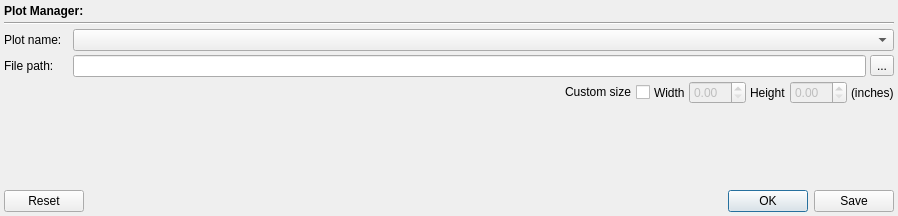
<?xml version="1.0" encoding="UTF-8"?>
<ui version="4.0">
 <class>PlotManagerWidget</class>
 <widget class="QWidget" name="PlotManagerWidget">
  <property name="geometry">
   <rect>
    <x>0</x>
    <y>0</y>
    <width>898</width>
    <height>216</height>
   </rect>
  </property>
  <property name="sizePolicy">
   <sizepolicy hsizetype="Preferred" vsizetype="Preferred">
    <horstretch>0</horstretch>
    <verstretch>0</verstretch>
   </sizepolicy>
  </property>
  <property name="minimumSize">
   <size>
    <width>350</width>
    <height>0</height>
   </size>
  </property>
  <property name="windowTitle">
   <string>Form</string>
  </property>
  <layout class="QVBoxLayout" name="verticalLayout">
   <property name="spacing">
    <number>4</number>
   </property>
   <property name="margin">
    <number>4</number>
   </property>
   <item>
    <widget class="QLabel" name="headingLabel">
     <property name="text">
      <string>&lt;html&gt;&lt;head/&gt;&lt;body&gt;&lt;p&gt;&lt;span style=&quot; font-weight:600;&quot;&gt;Plot Manager:&lt;/span&gt;&lt;/p&gt;&lt;/body&gt;&lt;/html&gt;</string>
     </property>
     <property name="textFormat">
      <enum>Qt::RichText</enum>
     </property>
    </widget>
   </item>
   <item>
    <widget class="Line" name="line">
     <property name="orientation">
      <enum>Qt::Horizontal</enum>
     </property>
    </widget>
   </item>
   <item>
    <layout class="QHBoxLayout" name="horizontalLayout">
     <item>
      <widget class="QLabel" name="label">
       <property name="sizePolicy">
        <sizepolicy hsizetype="Preferred" vsizetype="Fixed">
         <horstretch>0</horstretch>
         <verstretch>0</verstretch>
        </sizepolicy>
       </property>
       <property name="minimumSize">
        <size>
         <width>65</width>
         <height>0</height>
        </size>
       </property>
       <property name="text">
        <string>Plot name: </string>
       </property>
      </widget>
     </item>
     <item>
      <widget class="QComboBox" name="plotBox">
       <property name="sizePolicy">
        <sizepolicy hsizetype="Expanding" vsizetype="Fixed">
         <horstretch>0</horstretch>
         <verstretch>0</verstretch>
        </sizepolicy>
       </property>
       <property name="minimumSize">
        <size>
         <width>75</width>
         <height>0</height>
        </size>
       </property>
      </widget>
     </item>
    </layout>
   </item>
   <item>
    <layout class="QHBoxLayout" name="horizontalLayout_2">
     <item>
      <widget class="QLabel" name="label_2">
       <property name="sizePolicy">
        <sizepolicy hsizetype="Preferred" vsizetype="Preferred">
         <horstretch>0</horstretch>
         <verstretch>0</verstretch>
        </sizepolicy>
       </property>
       <property name="minimumSize">
        <size>
         <width>65</width>
         <height>0</height>
        </size>
       </property>
       <property name="text">
        <string>File path: </string>
       </property>
      </widget>
     </item>
     <item>
      <widget class="QLineEdit" name="pathEdit"/>
     </item>
     <item>
      <widget class="QToolButton" name="getPathButton">
       <property name="text">
        <string>...</string>
       </property>
      </widget>
     </item>
    </layout>
   </item>
   <item>
    <layout class="QHBoxLayout" name="horizontalLayout_3">
     <item>
      <widget class="QLabel" name="label_5">
       <property name="sizePolicy">
        <sizepolicy hsizetype="Expanding" vsizetype="Preferred">
         <horstretch>0</horstretch>
         <verstretch>0</verstretch>
        </sizepolicy>
       </property>
       <property name="minimumSize">
        <size>
         <width>0</width>
         <height>0</height>
        </size>
       </property>
       <property name="text">
        <string/>
       </property>
      </widget>
     </item>
     <item>
      <widget class="QCheckBox" name="checkBox">
       <property name="layoutDirection">
        <enum>Qt::RightToLeft</enum>
       </property>
       <property name="text">
        <string>Custom size</string>
       </property>
      </widget>
     </item>
     <item>
      <widget class="QLabel" name="label_3">
       <property name="text">
        <string>Width</string>
       </property>
      </widget>
     </item>
     <item>
      <widget class="QDoubleSpinBox" name="widthSpinBox">
       <property name="enabled">
        <bool>false</bool>
       </property>
      </widget>
     </item>
     <item>
      <widget class="QLabel" name="label_4">
       <property name="text">
        <string>Height</string>
       </property>
      </widget>
     </item>
     <item>
      <widget class="QDoubleSpinBox" name="heightSpinBox">
       <property name="enabled">
        <bool>false</bool>
       </property>
      </widget>
     </item>
     <item>
      <widget class="QLabel" name="label_6">
       <property name="text">
        <string>(inches)</string>
       </property>
      </widget>
     </item>
    </layout>
   </item>
   <item>
    <spacer name="verticalSpacer">
     <property name="orientation">
      <enum>Qt::Vertical</enum>
     </property>
     <property name="sizeHint" stdset="0">
      <size>
       <width>20</width>
       <height>80</height>
      </size>
     </property>
    </spacer>
   </item>
   <item>
    <widget class="QDialogButtonBox" name="buttonBox">
     <property name="standardButtons">
      <set>QDialogButtonBox::Ok|QDialogButtonBox::Reset|QDialogButtonBox::Save</set>
     </property>
    </widget>
   </item>
  </layout>
  <zorder>buttonBox</zorder>
  <zorder>line</zorder>
  <zorder>headingLabel</zorder>
 </widget>
 <resources/>
 <connections/>
</ui>
